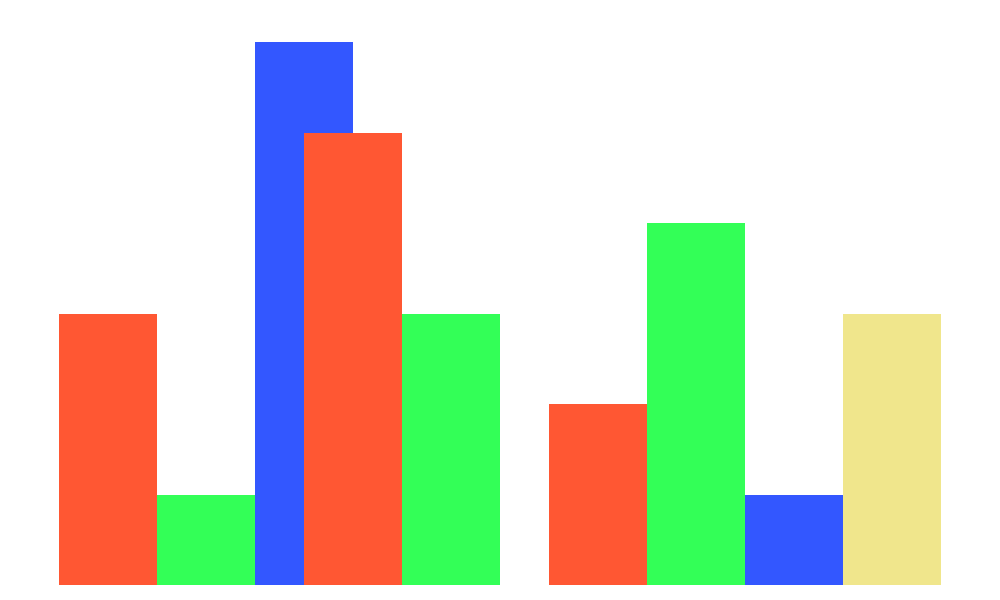

Write the Python code that produced this figure.
import numpy as np
import matplotlib.pyplot as plt

centuries = ['15th Century', '18th Century', '20th Century']
methods = ['Stone Masonry', 'Brickwork', 'Wood Framing', 'Steel Framing']

# Manually altering the data within each group randomly while preserving the dimensions
data = np.array([
    [30, 10, 60, 0],  # Altered values within the first century
    [50, 30, 0, 20],  # Altered values within the second century
    [20, 40, 10, 30]  # Altered values within the third century
])

num_centuries = len(centuries)
bar_width = 0.4

fig, ax = plt.subplots(figsize=(10, 6))

colors = ['#FF5733', '#33FF57', '#3357FF', '#F0E68C']

for i in range(num_centuries):
    ax.bar(i + np.arange(len(methods)) * bar_width, data[i], bar_width, color=colors)

ax.spines['top'].set_visible(False)
ax.spines['right'].set_visible(False)
ax.spines['left'].set_visible(False)
ax.spines['bottom'].set_visible(False)

plt.axis('off')

plt.tight_layout()
plt.show()
